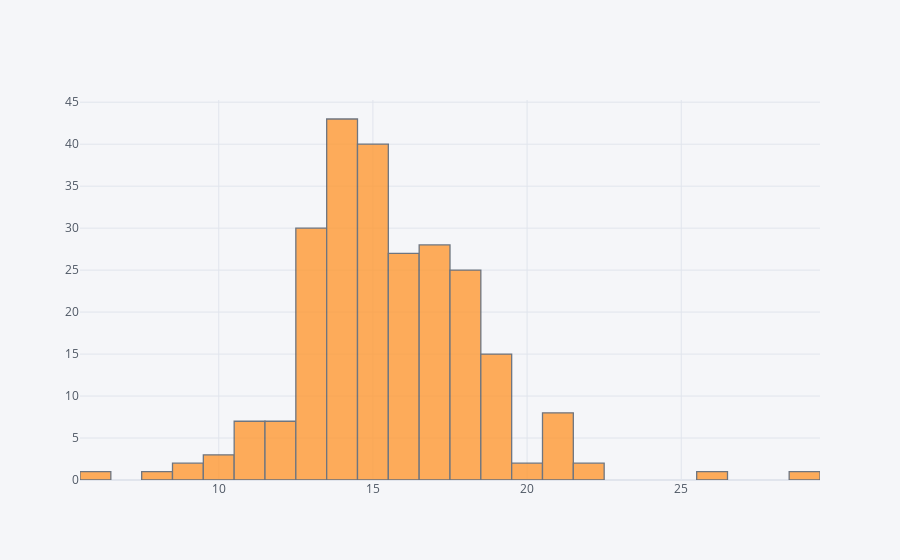

Notebook source saved alongside this figure:
### Markdown cell above
## WS

### Code cell
df["Ws"].iplot(kind="histogram",)

### Figure 1 — Plotly figure (JSON) as saved in the notebook; plotly's stock layout.template omitted (floating-point values rounded to 4 significant figures; data arrays with more than 128 entries replaced by an {"elided": "..."} marker saying what was removed)
{"data": [{"histfunc": "count", "histnorm": "", "marker": {"color": "rgba(255, 153, 51, 1.0)", "line": {"color": "#4D5663", "width": 1.3}}, "name": "Ws", "opacity": 0.8, "orientation": "v", "type": "histogram", "x": {"elided": "243 int values"}}], "layout": {"barmode": "overlay", "legend": {"bgcolor": "#F5F6F9", "font": {"color": "#4D5663"}}, "paper_bgcolor": "#F5F6F9", "plot_bgcolor": "#F5F6F9", "title": {"font": {"color": "#4D5663"}}, "xaxis": {"gridcolor": "#E1E5ED", "showgrid": true, "tickfont": {"color": "#4D5663"}, "title": {"font": {"color": "#4D5663"}, "text": ""}, "zerolinecolor": "#E1E5ED"}, "yaxis": {"gridcolor": "#E1E5ED", "showgrid": true, "tickfont": {"color": "#4D5663"}, "title": {"font": {"color": "#4D5663"}, "text": ""}, "zerolinecolor": "#E1E5ED"}}}
